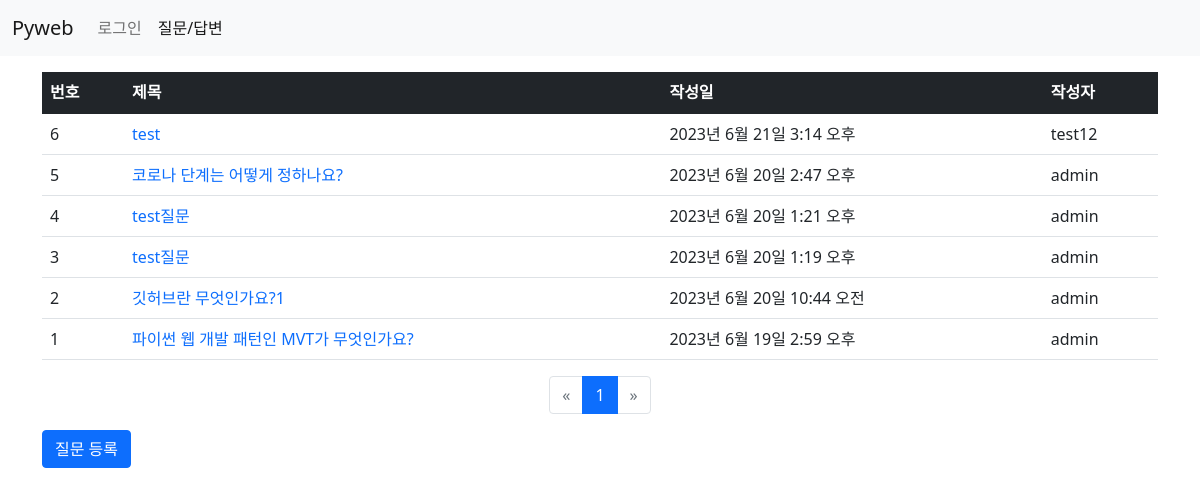
The page /board/ on the database as committed earlier.
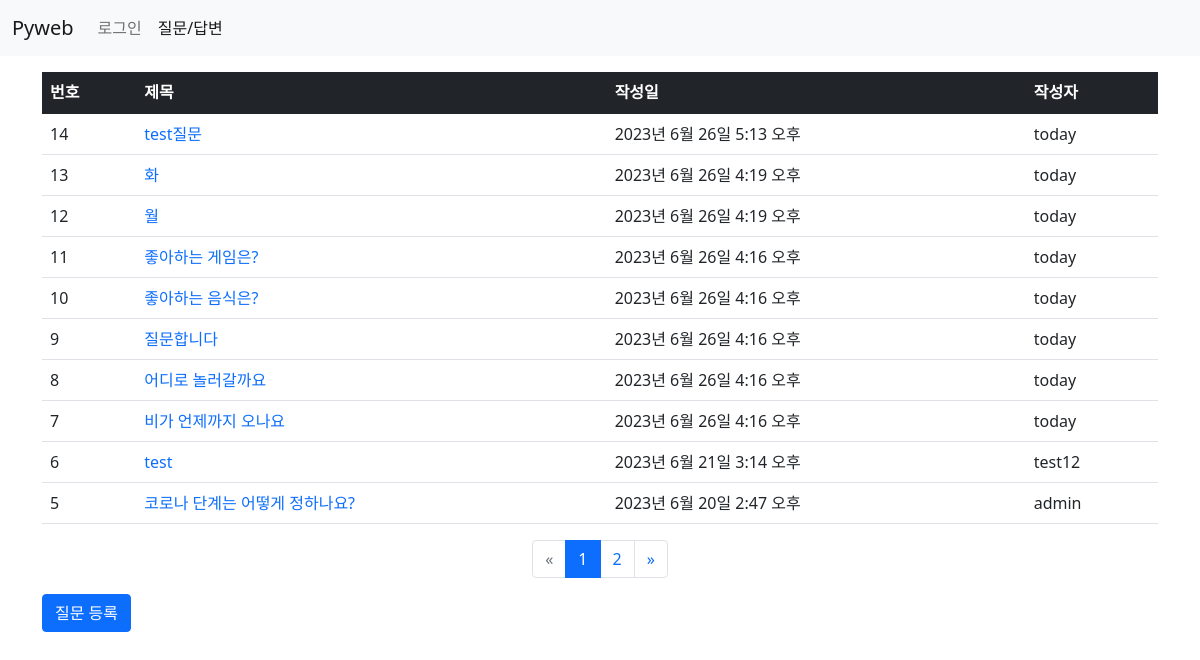
The same page on the database as committed later.
### board/models.py (models this page shows, shortened)
class Question(models.Model):
    subject = models.CharField(max_length=200)  # 제목
    content = models.TextField()  # 질문 내용
    create_date = models.DateTimeField()  # 등록일
    author = models.ForeignKey(User,on_delete=models.CASCADE) # 글쓴이
    modify = models.DateTimeField(null=True, blank=True)

### board/views.py (the view)
# urls.py: path('', views.question_list, name='question_list'),
def question_list(request):
    question_list = Question.objects.order_by('-create_date') #내림 차순
    page = request.GET.get('page', '1')
    paginator = Paginator(question_list, 10) # 페이지당 게시글 -10
    page_obj = paginator.get_page(page)
    context = {'question_list': page_obj}
    return render(request, 'board/question_list.html', context)

### board/templatetags/board_filter.py (called while the page is built)
@register.filter
def sub(value, arg):
    return value - arg #원래값 - 매개값  -> |sub:arg

### templates/board/question_list.html
{% extends 'base.html' %}
{% load board_filter %}
{% block content %}
<div class="container my-3">
    <section id="question_list">
        <table class="table">
            <thead>
                <tr class="table-dark">
                    <th>번호</th><th>제목</th><th>작성일</th><th>작성자</th>
                </tr>
            </thead>
            <tbody>
                {% if question_list %}
                    {% for question in question_list %}
                    <tr>
                        <td>{{ question_list.paginator.count|sub:question_list.start_index|sub:forloop.counter0|add:1 }}</td>
                        <td>
                            <a href="{% url 'board:detail' question.id %}">{{ question.subject }}</a>
                        </td>
                        <td>{{ question.create_date }}</td>
                        <td>{{ question.author }}</td>
                    </tr>
                    {% endfor %}
                {% else %}
                    <tr>
                        <td>질문이 없습니다.</td>
                    </tr>
                {% endif %}
            </tbody>
        </table>
        <ul class="pagination justify-content-center">
            {% if question_list.has_previous %}
                <li class="page-item">
                    <a class="page-link" href="?page={{ question_list.previous_page_number }}">
                        &laquo;
                    </a>
                </li>
            {% else %}
                <li class="page-item disabled">
                    <a class="page-link" href="#">&laquo;</a>
                </li>
            {% endif %}
            {% for page_number in question_list.paginator.page_range %}
                {% if page_number == question_list.number %}
                    <li class="page-item active">
                        <a class="page-link" href="?page={{ page_number }}">
                            {{ page_number }}
                        </a>
                    </li>
                {% else %}
                    <li class="page-item">
                        <a class="page-link" href="?page={{ page_number }}">
                            {{ page_number }}
                        </a>
                    </li>
                {% endif %}
            {% endfor %}
            {% if question_list.has_next %}
                <li class="page-item">
                    <a class="page-link" href="?page={{ question_list.next_page_number }}">
                        &raquo;
                    </a>
                </li>
            {% else %}
                <li class="page-item disabled">
                    <a class="page-link" href="#">&raquo;</a>
                </li>
            {% endif %}
        </ul>
        <a href="{% url 'board:question_create' %}"
            class="btn btn-primary">질문 등록</a>
    </section>
</div>
{% endblock %}

Rows that differ between the two databases and show on the page:
no longer on this page (row unchanged): Question: paginator.count|sub "4", subject "test질문", create_date "2023년 6월 20일 1:21 오후", author "admin"
no longer on this page (row unchanged): Question: paginator.count|sub "3", subject "test질문", create_date "2023년 6월 20일 1:19 오후", author "admin"
no longer on this page (row unchanged): Question: paginator.count|sub "2", subject "깃허브란 무엇인가요?1", create_date "2023년 6월 20일 10:44 오전", author "admin"
no longer on this page (row unchanged): Question: paginator.count|sub "1", subject "파이썬 웹 개발 패턴인 MVT가 무엇인가요?", create_date "2023년 6월 19일 2:59 오후", author "admin"
added Question: paginator.count|sub "14", subject "test질문", create_date "2023년 6월 26일 5:13 오후", author "today"
added Question: paginator.count|sub "13", subject "화", create_date "2023년 6월 26일 4:19 오후", author "today"
added Question: paginator.count|sub "12", subject "월", create_date "2023년 6월 26일 4:19 오후", author "today"
added Question: paginator.count|sub "11", subject "좋아하는 게임은?", create_date "2023년 6월 26일 4:16 오후", author "today"
added Question: paginator.count|sub "10", subject "좋아하는 음식은?", create_date "2023년 6월 26일 4:16 오후", author "today"
added Question: paginator.count|sub "9", subject "질문합니다", create_date "2023년 6월 26일 4:16 오후", author "today"
added Question: paginator.count|sub "8", subject "어디로 놀러갈까요", create_date "2023년 6월 26일 4:16 오후", author "today"
added Question: paginator.count|sub "7", subject "비가 언제까지 오나요", create_date "2023년 6월 26일 4:16 오후", author "today"
Other text that changed with them:
new list line: "2"
